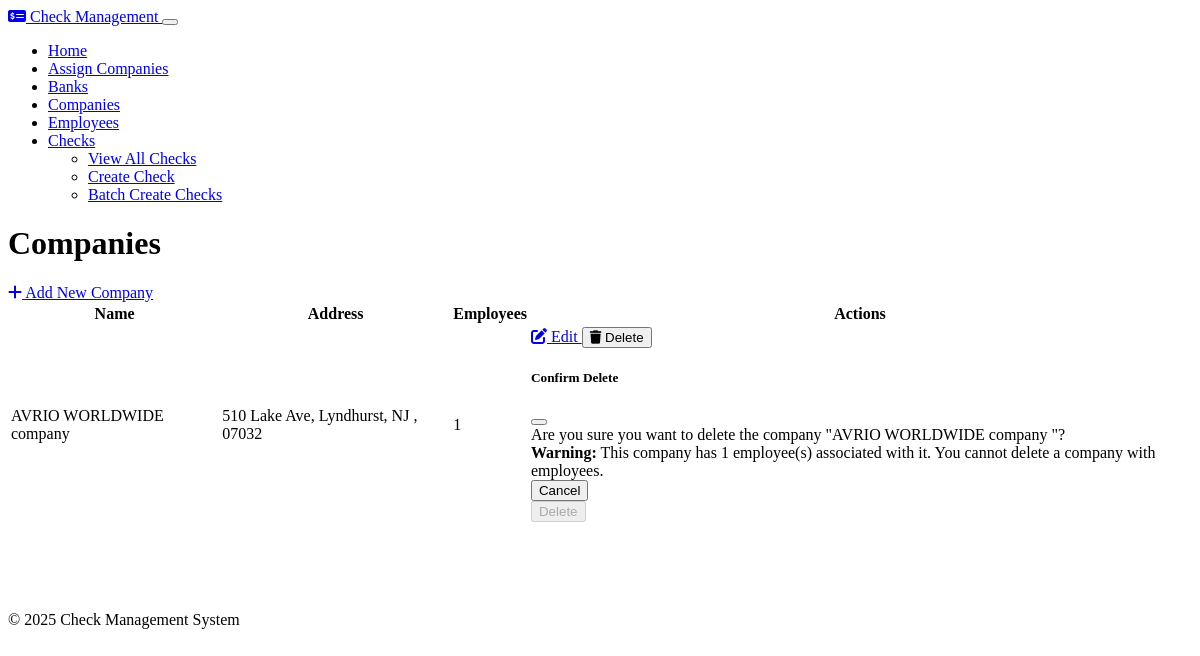
Screenshot of /companies (signed in) with the database file from the repository.
### models.py (models this page shows, shortened)
class Company(db.Model):
    id = db.Column(db.Integer, primary_key=True)
    name = db.Column(db.String(100), nullable=False)
    address = db.Column(db.String(200), nullable=False)
    logo = db.Column(db.Text, nullable=True)  # Store as base64 encoded string
    default_bank_id = db.Column(db.Integer, db.ForeignKey('bank.id'), nullable=True)
    employees = db.relationship('Employee', backref='company', lazy=True, cascade="all, delete-orphan")
    checks = db.relationship('Check', backref='company', lazy=True, cascade="all, delete-orphan")
    clients = db.relationship('CompanyClient', backref='company', lazy=True, cascade="all, delete-orphan")
    default_bank = db.relationship('Bank', backref='companies')

### routes.py (the view)
    @app.route('/companies')
    def companies_index():
        companies = Company.query.all()
        return render_template('companies/index.html', companies=companies)

### templates/companies/index.html
{% extends 'layout.html' %}
{% block content %}
<div class="d-flex justify-content-between align-items-center mb-4">
    <h1>Companies</h1>
    <a href="{{ url_for('companies_create') }}" class="btn btn-primary">
        <i class="fas fa-plus me-1"></i> Add New Company
    </a>
</div>
{% if companies %}
    <div class="table-responsive">
        <table class="table table-hover">
            <thead>
                <tr>
                    <th>Name</th>
                    <th>Address</th>
                    <th>Employees</th>
                    <th>Actions</th>
                </tr>
            </thead>
            <tbody>
                {% for company in companies %}
                    <tr>
                        <td>{{ company.name }}</td>
                        <td>{{ company.address }}</td>
                        <td>{{ company.employees|length }}</td>
                        <td>
                            <div class="btn-group" role="group">
                                <a href="{{ url_for('companies_edit', id=company.id) }}" class="btn btn-sm btn-secondary">
                                    <i class="fas fa-edit"></i> Edit
                                </a>
                                <button type="button" class="btn btn-sm btn-danger" data-bs-toggle="modal" data-bs-target="#deleteModal{{ company.id }}">
                                    <i class="fas fa-trash"></i> Delete
                                </button>
                            </div>
                            <div class="modal fade" id="deleteModal{{ company.id }}" tabindex="-1" aria-labelledby="deleteModalLabel{{ company.id }}" aria-hidden="true">
                                <div class="modal-dialog">
                                    <div class="modal-content">
                                        <div class="modal-header">
                                            <h5 class="modal-title" id="deleteModalLabel{{ company.id }}">Confirm Delete</h5>
                                            <button type="button" class="btn-close" data-bs-dismiss="modal" aria-label="Close"></button>
                                        </div>
                                        <div class="modal-body">
                                            Are you sure you want to delete the company "{{ company.name }}"?
                                            {% if company.employees %}
                                                <div class="alert alert-warning mt-2">
                                                    <strong>Warning:</strong> This company has {{ company.employees|length }} employee(s) associated with it. You cannot delete a company with employees.
                                                </div>
                                            {% endif %}
                                        </div>
                                        <div class="modal-footer">
                                            <button type="button" class="btn btn-secondary" data-bs-dismiss="modal">Cancel</button>
                                            <form action="{{ url_for('companies_delete', id=company.id) }}" method="post">
                                                <button type="submit" class="btn btn-danger" {% if company.employees %}disabled{% endif %}>Delete</button>
                                            </form>
                                        </div>
                                    </div>
                                </div>
                            </div>
                        </td>
                    </tr>
                {% endfor %}
            </tbody>
        </table>
    </div>
{% else %}
    <div class="alert alert-info">
        <i class="fas fa-info-circle me-2"></i> No companies found. Please add a company to get started.
    </div>
{% endif %}
{% endblock %}

### static/css/custom.css (style rules this page uses)
.btn-group .btn { transition: all 0.2s ease; }
.table th { font-weight: 600; }

### rows the page displays
Company: name "AVRIO WORLDWIDE company", address "510 Lake Ave, Lyndhurst, NJ , 07032", employees|length "1"
